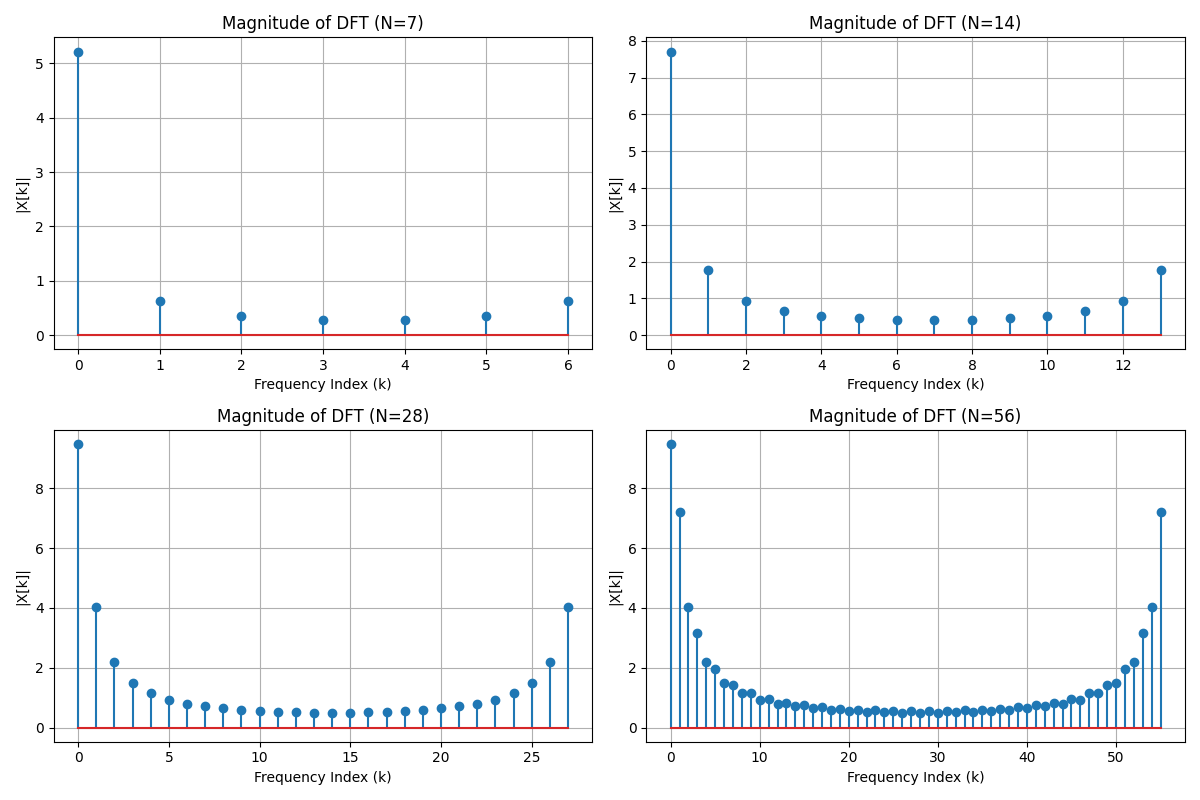

The Python source for this figure:
import numpy as np
import matplotlib.pyplot as plt

# Define the sequence x(n)
Nx = 28
n = np.arange(Nx)
x = 0.9**n

# DFT lengths
dft_lengths = [int(Nx/4), int(Nx/2), Nx, 2*Nx]

# Compute DFT for each length and plot magnitude
plt.figure(figsize=(12, 8))
for N in dft_lengths:
    X_k = np.fft.fft(x, n=N)
    plt.subplot(2, 2, dft_lengths.index(N) + 1)
    plt.stem(np.arange(N), np.abs(X_k), use_line_collection=True)
    plt.title(f'Magnitude of DFT (N={N})')
    plt.xlabel('Frequency Index (k)')
    plt.ylabel('|X[k]|')
    plt.grid(True)
plt.tight_layout()
plt.show()
